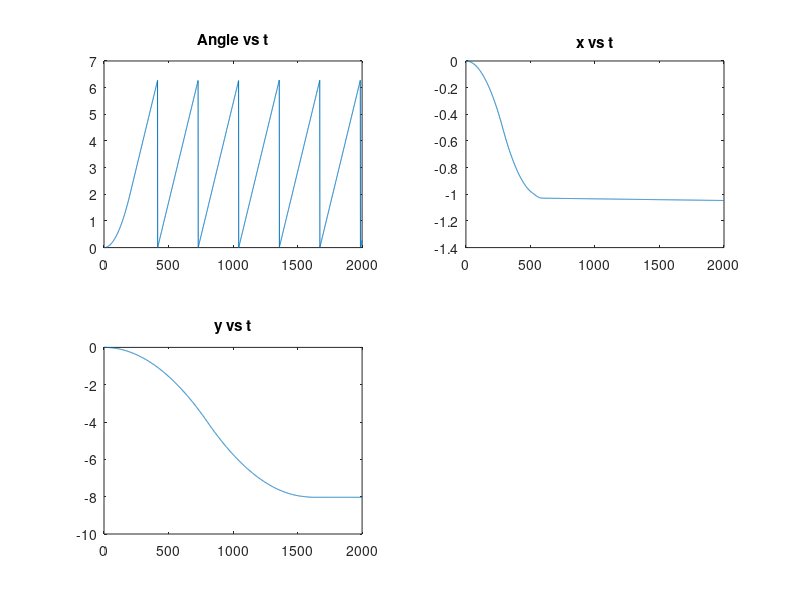

Source code (MATLAB):
destination = [-1.0;-8.0];
avel_final = 4.0;

rotation = zeros(2,2);

% spacing factor for tolerance
% space_factor = distance travelled at max acceleration/velocity in 1 tick
space_factor = 0.01;

TICK = 0.005;
aa_max = 4.0;
V_MAX = 2.0;
A_MAX = 0.5;
MAX_V_STEP = A_MAX*TICK;

global_x_vals = zeros(2000, 1);
global_y_vals = zeros(2000, 1);
global_angles = zeros(2000, 1);

global_pos = [0;0];
global_angle = 0;

global_v = [0;0];
avel = 0;

global_a = [0;0];
aa = 0;

local_v = [0;0];
local_accel = [0;0];

for i = 1:2000
    % Tick each value
    global_angle = mod((global_angle + (avel * TICK)), 2*pi);
    avel = avel + (aa * TICK);
    if global_v(1) > V_MAX
        global_v(1) = V_MAX;
    end
    if global_v(2) > V_MAX
        global_v(2) = V_MAX;
    end
    global_pos(1) = global_pos(1) + (global_v(1) * TICK);
    global_pos(2) = global_pos(2) + (global_v(2) * TICK);
    global_v(1) = global_v(1) + (global_a(1) * TICK);
    if global_v(1) > V_MAX
        global_v(1) = V_MAX;
    end
    if global_v(2) > V_MAX
        global_v(2) = V_MAX;
    end
    global_v(2) = global_v(2) + (global_a(2) * TICK);
    
%%%%%%%%%%%%%%%%%%%%%%%%%%%%%%%%%%%%%%%%%%%%%%%%%%%%%%%%%%%%%%%%%%%%%%%%%%%
    % This section is done by the robot
    % calculate the rotation matrix
    rotation = [cos(global_angle) sin(global_angle); 
        -sin(global_angle) cos(global_angle)];
    % find the global (x,y) accelerations required
    if abs(global_pos(1)) < abs(destination(1)/2)
        local_accel(1) = (V_MAX^2-global_v(1)^2)/(2*((destination(1)/2) - global_pos(1)));
    elseif (abs(destination(1)/2) <= abs(global_pos(1))) && (abs(global_pos(1)) < abs(destination(1)))
        local_accel(1) = (-global_v(1)^2)/(2*(destination(1)-global_pos(1)+space_factor));
    elseif abs(global_pos(1)) > abs(destination(1))
        if abs(global_v(1)) > MAX_V_STEP
            if global_v(1) > 0
                local_accel(1) = -A_MAX;
            else
                local_accel(1) = A_MAX;
            end
        else
            local_accel(1) = 0;
        end
    else
        local_accel(1) = 0;
    end
    
    if abs(global_pos(2)) < abs(destination(2)/2)
        local_accel(2) = (V_MAX^2-global_v(2)^2)/(2*((destination(2)/2) - global_pos(2)));
    elseif (abs(destination(1)/2) <= abs(global_pos(2))) && (abs(global_pos(2)) < abs(destination(2)))
        local_accel(2) = (-global_v(2)^2)/(2*(destination(2)-global_pos(2)+space_factor));
    elseif abs(global_pos(2)) > abs(destination(2))
        if abs(global_v(2)) > MAX_V_STEP
            if global_v(2) > 0
                local_accel(2) = -A_MAX;
            else
                local_accel(2) = A_MAX;
            end
        else
            local_accel(2) = 0;
        end
    else
        local_accel(2) = 0;
    end 
    
    if local_accel(1) > A_MAX
        local_accel(1) = A_MAX;
    end
    if local_accel(1) < -A_MAX
        local_accel(1) = -A_MAX;
    end
    if local_accel(2) > A_MAX
        local_accel(2) = A_MAX;
    end
    if local_accel(2) < -A_MAX
        local_accel(2) = -A_MAX;
    end
    
    % rotate the local accelerations to get the correct values to give to
    % the robot
    
    local_accel = rotation*local_accel;
    
    % calculate the angular acceleration required
    
    if avel < avel_final
        aa = aa_max;
    else
        aa = 0;
    end        
    
%%%%%%%%%%%%%%%%%%%%%%%%%%%%%%%%%%%%%%%%%%%%%%%%%%%%%%%%%%%%%%%%%%%%%%%%%%%

    rotation = [cos(-global_angle) sin(-global_angle); 
        -sin(-global_angle) cos(-global_angle)];

    global_a = rotation*local_accel;
    
    global_x_vals(i) = global_pos(1);
    global_y_vals(i) = global_pos(2);
    global_angles(i) = global_angle;
    
end

t = 1:2000;

figure;
subplot(2,2,1);
plot(t, global_angles);
title('Angle vs t');
subplot(2,2,2);
plot(t, global_x_vals);
title('x vs t');
subplot(2,2,3);
plot(t, global_y_vals);
title('y vs t');